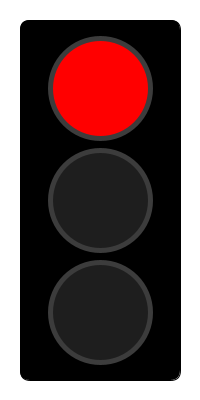
Frame 1 (no input)
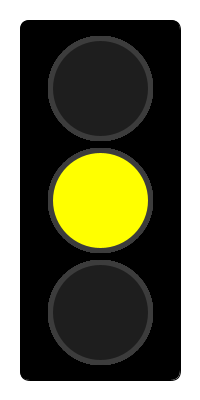
Frame 60 (the mouse pressed at the canvas centre just before this capture)
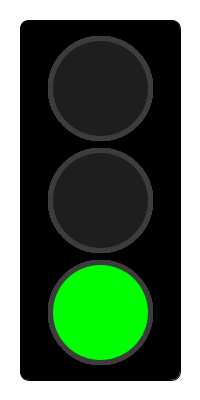
Frame 120 (the mouse held since frame 60 and released just before this capture)

The Processing sketch that drew these frames (run headless with seeded random() and noise(); from frame 60 on, the mouse is pressed at the canvas centre):

// Processing sketch: Task6
// ── Task6.pde
color red = color(255, 0, 0);
color yellow = color(255, 255, 0);
color green = color(0, 255, 0);
color off = color(30);

color light1Color = off;
color light2Color = off;
color light3Color = off;

void setup() {
  size(200, 400);
  background(255);

  fill(0);
  rect(width*.1, width*.1, width*.8, height-width*.2, 10);
}

void draw() {
  int count = round(norm(sin(radians(frameCount)-HALF_PI), -1, 1)*2);

  light1Color = off;
  light2Color = off;
  light3Color = off;

  switch (count) {
  case 0:
    light1Color = red;
    break;
  case 1:
    light2Color = yellow;
    break;
  case 2:
    light3Color = green;
    break;
  }

  stroke(60);
  strokeWeight(5);
  fill(light1Color);
  circle(width*.5, height*.22, width*.5);
  fill(light2Color);
  circle(width*.5, height*.5, width*.5);
  fill(light3Color);
  circle(width*.5, height*.78, width*.5);
}
